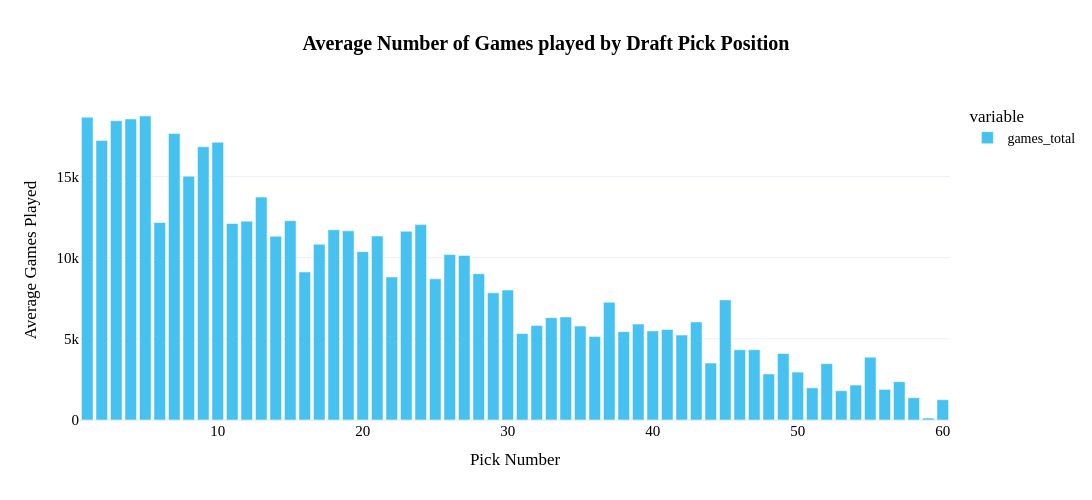

Notebook code for this chart:
### Code cell
fig_pick_games_cnt = px.bar(
  season_game_count_by_pick[season_game_count_by_pick["OVERALL_PICK"]<61], 
  x="OVERALL_PICK", 
  y=["games_total"],
  # color="PLAYER_NAME_LAST_FIRST",
  template='plotly_white',
  title="<b>Total Number of Games played by Draft Pick Position</b>", 
#   line_shape='spline',
  height=500, 
  width=1400,
  )
fig_pick_games_cnt.update_layout(
    # showlegend=False,
    title_x=0.5,
    xaxis_title="Pick Number",
    yaxis_title="Total Games Played",
    hoverlabel=dict(
        bgcolor="white",
        font_size=16,
        font_family="PT Sans Narrow"
    ),
    yaxis = dict(tickfont = dict(size=15)),
    xaxis = dict(tickfont = dict(size=15)),
    font=dict(
        family="PT Sans Narrow",
        size=14,
        color="Black"
    ),
    title_font_family="PT Sans Narrow"
)

fig_pick_games_cnt.update_traces(marker_color='#46C1F0')

fig_pick_games_cnt

### Figure 1 — Plotly figure (JSON) as saved in the notebook; plotly's stock layout.template omitted (floating-point values rounded to 4 significant figures)
{"data": [{"alignmentgroup": "True", "hovertemplate": "variable=games_total<br>OVERALL_PICK=%{x}<br>value=%{y}<extra></extra>", "legendgroup": "games_total", "marker": {"color": "#46C1F0", "pattern": {"shape": ""}}, "name": "games_total", "offsetgroup": "games_total", "orientation": "v", "showlegend": true, "textposition": "auto", "type": "bar", "x": [1, 2, 3, 4, 5, 6, 7, 8, 9, 10, 11, 12, 13, 14, 15, 16, 17, 18, 19, 20, 21, 22, 23, 24, 25, 26, 27, 28, 29, 30, 31, 32, 33, 34, 35, 36, 37, 38, 39, 40, 41, 42, 43, 44, 45, 46, 47, 48, 49, 50, 51, 52, 53, 54, 55, 56, 57, 58, 59, 60], "xaxis": "x", "y": [18653, 17224, 18434, 18543, 18727, 12165, 17645, 15019, 16835, 17110, 12103, 12248, 13731, 11321, 12278, 9121, 10827, 11717, 11651, 10371, 11329, 8810, 11626, 12038, 8697, 10195, 10140, 9006, 7836, 8004, 5324, 5829, 6300, 6347, 5784, 5148, 7248, 5444, 5908, 5487, 5572, 5233, 6040, 3507, 7399, 4325, 4334, 2834, 4099, 2951, 1981, 3471, 1804, 2153, 3868, 1885, 2359, 1369, 118, 1248], "yaxis": "y"}], "layout": {"barmode": "relative", "font": {"color": "Black", "family": "PT Sans Narrow", "size": 14}, "height": 500, "hoverlabel": {"bgcolor": "white", "font": {"family": "PT Sans Narrow", "size": 16}}, "legend": {"title": {"text": "variable"}, "tracegroupgap": 0}, "title": {"font": {"family": "PT Sans Narrow"}, "text": "<b>Average Number of Games played by Draft Pick Position</b>", "x": 0.5}, "width": 1400, "xaxis": {"anchor": "y", "domain": [0, 1], "tickfont": {"size": 15}, "title": {"text": "Pick Number"}}, "yaxis": {"anchor": "x", "domain": [0, 1], "tickfont": {"size": 15}, "title": {"text": "Average Games Played"}}}}
